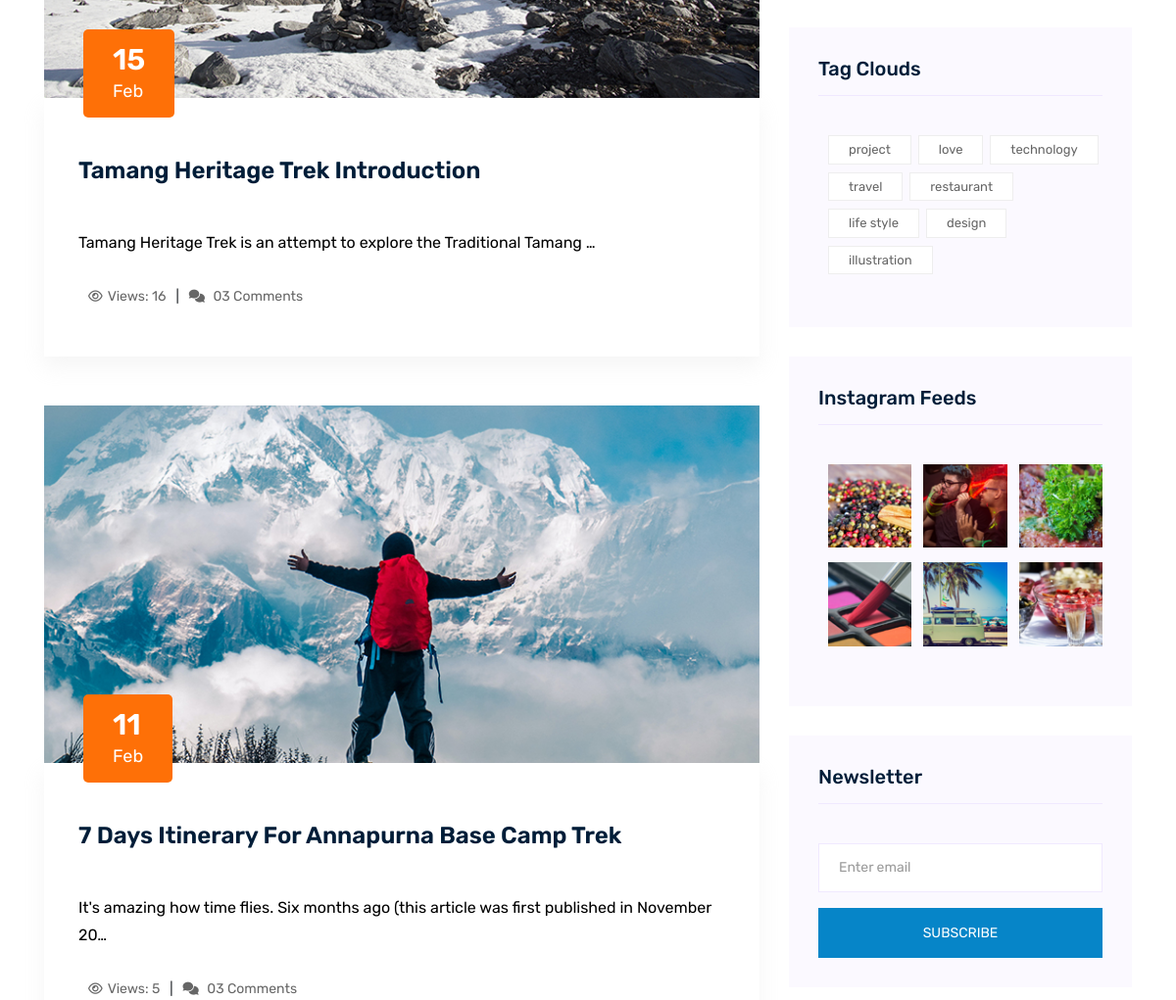
The page /blog/ (middle part) on the database as committed earlier.
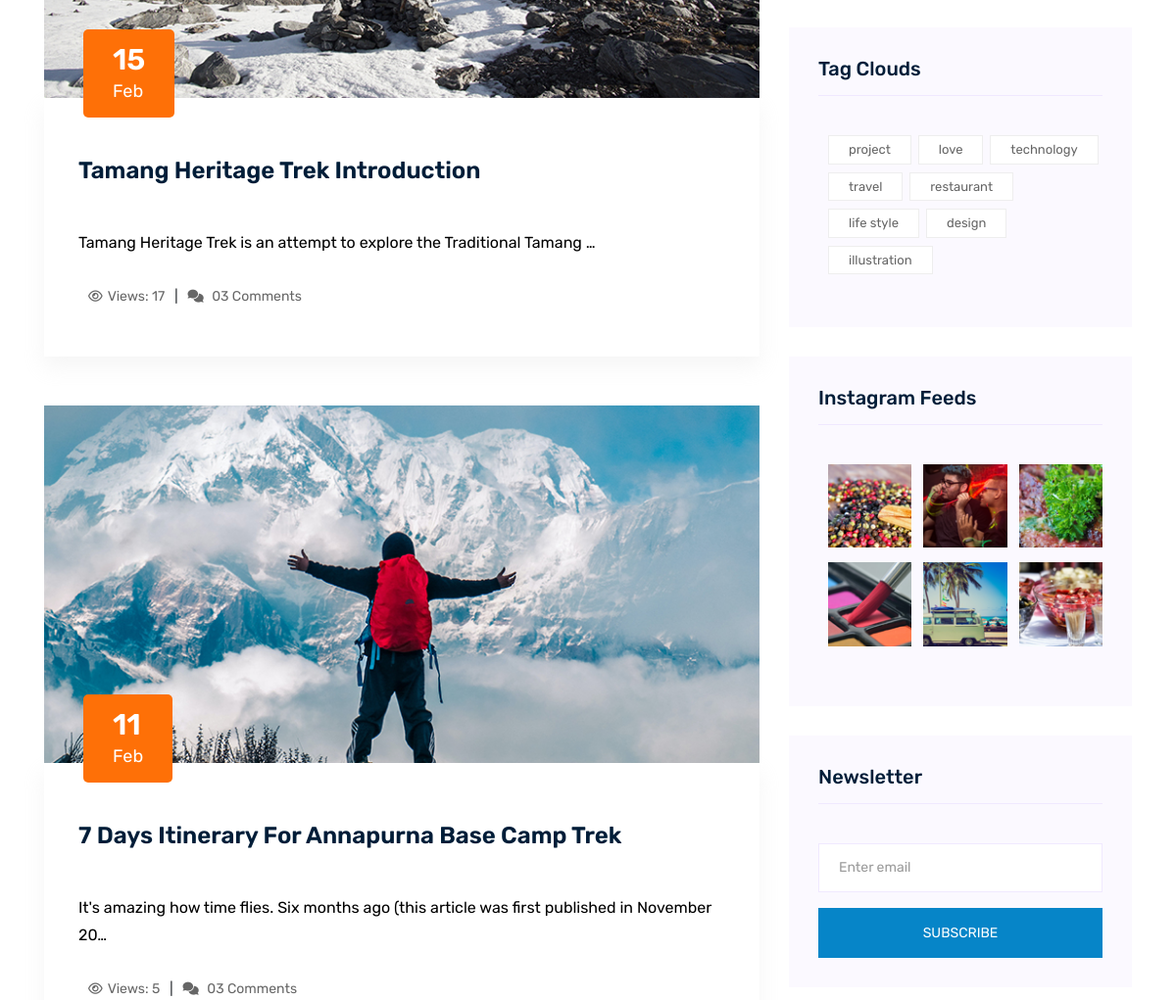
The same page on the database as committed later.
### apps/blog/models.py (models this page shows, shortened)
class Blog(models.Model):
    title =models.CharField(max_length=255)
    content =RichTextUploadingField()
    count = models.IntegerField(default=0)
    category =models.ForeignKey(Category,on_delete=models.SET_NULL, null=True)
    cover_image =models.ImageField(upload_to='media/blog',null=True)
    author = models.ForeignKey(User,on_delete=models.SET_NULL, null=True)
    tags=models.ManyToManyField(Tag)
    slug = models.SlugField(null=True, max_length=255, blank=True)
    created_at = models.DateTimeField(auto_now_add=True)
    updated_at = models.DateTimeField(auto_now=True)
    def get_absolute_url(self):
        return reverse("blog_detail", kwargs={"slug": self.slug})

### apps/blog/views.py (the view)
# urls.py: path('', BlogList.as_view(), name='blog'),
class BlogList(ListView):
    model = Blog
    ordering =['-created_at']
    context_object_name = 'list_blogs'
    template_name = 'blog.html'
    queryset = Blog.objects.all()
    def get_context_data(self, **kwargs):
        context = super(BlogList, self).get_context_data(**kwargs)
        context['categories'] = Category.objects.all()
        context["seo"] = SEO.objects.all().first()
        context["blogs"] = Blog.objects.filter().order_by('-count')[:2]
        context["address"] = Address.objects.all().first()
        context["logo"] = Logo.objects.all().first()
        context["title"] = Title.objects.all().first()
        context["social"] = SocialSettings.objects.all().first()
        return context

### templates/blog.html (shortened to what the changed rows need)
{% extends "partials/base.html" %}
{% load static %}
{% block main %}
    <section class="blog_area section-padding">
        <div class="container">
            <div class="row">
                <div class="col-lg-8 mb-5 mb-lg-0">
                    <div class="blog_left_sidebar">
                        {% for blogs in list_blogs %}
                        <article class="blog_item">
                            <div class="blog_item_img">
                                <img class="card-img rounded-0" src="{{blogs.cover_image.url}}" alt="">
                                <a href="#" class="blog_item_date">
                                    <h3>{{ blogs.created_at|date:"j" }}</h3>
                                    <p>{{ blogs.created_at|date:"M" }}</p>
                                </a>
                            </div>
                            <div class="blog_details">
                                <a class="d-inline-block" href="{{blogs.get_absolute_url}}">
                                    <h2>{{blogs.title}}</h2>
                                </a>
                                <p>{{blogs.content|truncatechars:100|safe}}</p>
                                <ul class="blog-info-link">
                                    <li><a href="#"><i class="fa fa-eye"></i>Views: {{blogs.count}}</a></li>
                                    <li><a href="#"><i class="fa fa-comments"></i> 03 Comments</a></li>
                                </ul>
                            </div>
                        </article>
                        {% endfor %}
                    </div>
                </div>
            </div>
        </div>
    </section>
{% endblock main %}

Rows that differ between the two databases and show on the page:
changed Blog "Tamang Heritage Trek Introduction": count "16" → "17"
